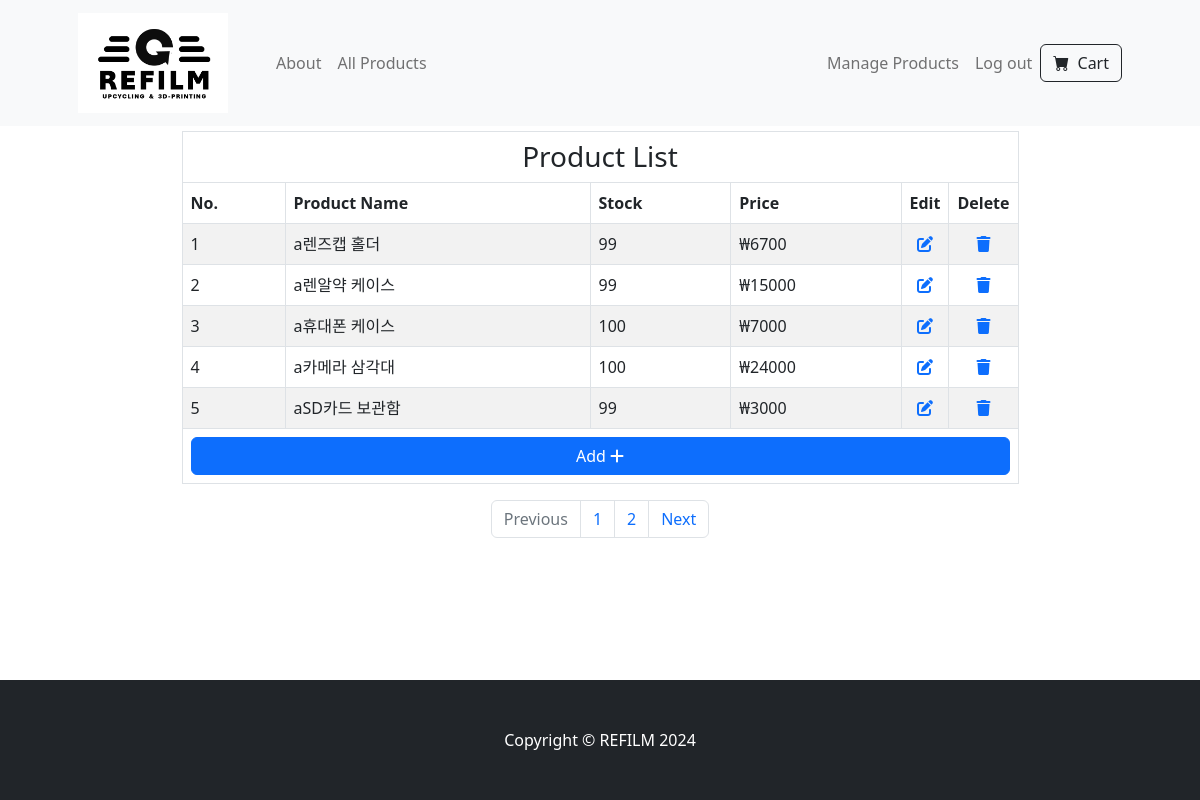
Page /manage (signed in) on the earlier database version.
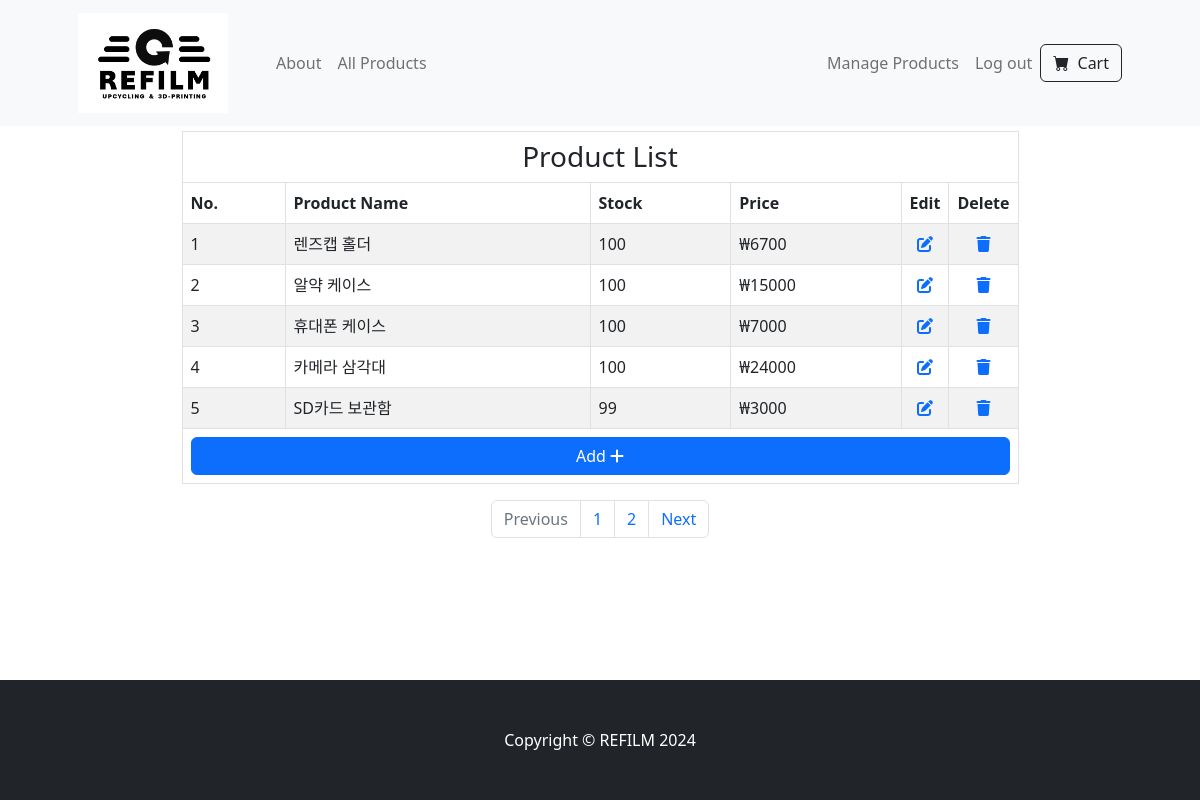
Same page on the later database version.
### tables this page shows
CREATE TABLE products (id INTEGER PRIMARY KEY AUTOINCREMENT NOT NULL, productname TEXT NOT NULL, quantity INTEGER NOT NULL, price INTEGER NOT NULL, image_extension TEXT, description TEXT);

### app.py (the view)
@app.route('/manage')
@login_required
def manage():
    all_product_length = len(db.execute("SELECT * FROM products"))
    page = int(request.args.get('page', 1))
    start = (page - 1) * PER_PAGE_MANAGE
    data, length = get_page_data(start, PER_PAGE_MANAGE)
    products = []
    for i in range(length):
        products.append({"index": i + 1 + start, "product_name": data[i]["productname"], "quantity": data[i]["quantity"], "price": data[i]["price"], "product_id":int(data[i]["id"])})
    pagination_links = make_pagination_link(all_product_length, PER_PAGE_MANAGE, 'manage')
    return render_template("manage.html", products=products, pagination_links=pagination_links, page=page)

### helpers.py (called while the page is built)
def login_required(f):
    @wraps(f)
    def decorated_function(*args, **kwargs):
        if session.get("user_id") is None:
            return redirect("/login")
        return f(*args, **kwargs)
    return decorated_function

def get_page_data(start, per_page_number):
    data = db.execute("SELECT * FROM products ORDER BY id desc LIMIT ? OFFSET ?", per_page_number, start)
    length = len(data)
    return data, length

def make_pagination_link(length, per_page_number, query_string):
    pagination_links = []
    total_pages = (length // per_page_number) + (length % per_page_number > 0)
    for num in range(1, total_pages + 1):
        link = url_for(f'{query_string}', page=num)  # Generate URL for each page
        pagination_links.append(link)
    return pagination_links

### templates/manage.html (shortened to what this page needs)
{% extends "layout.html" %}
{% block content %}
    <div class="container">
        <table class="table table-striped table-bordered mx-auto" style="width : 75%; height:fit-content; margin-top: 5px">
            <thead>
                <tr>
                    <th colspan="6" class="text-center h3">Product List</th>
                </tr>
                <tr>
                    <th>No.</th>
                    <th>Product Name</th>
                    <th>Stock</th>
                    <th>Price</th>
                    <th style="width:5%; text-align:center">Edit</th>
                    <th style="width:5%; text-align:center">Delete</th>
                </tr>
            </thead>
            <tbody>
                {% for product in products %}
                    <tr>
                        <td>{{ product.index }}</td>
                        <td>{{ product.product_name }}</td>
                        <td>{{ product.quantity }}</td>
                        <td>₩{{ product.price }}</td>
                        <td style="text-align:center"><a href="edit/{{ product.product_id }}"><i class="fa-solid fa-pen-to-square"></i></a></td>
                        <td style="text-align:center"><a href="delete/{{ product.product_id }}"><i class="fa-solid fa-trash"></i></a></td>
                    </tr>
                {% endfor %}
                <tr>
                    <th colspan="6"><a href="/add" class="btn btn-primary" style="width:100%; height:100%">Add <i class="fa-solid fa-plus"></i></a>  </th>
                </tr>
            </tbody>
        </table>
        <nav aria-label="Page navigation">
            <ul class="pagination justify-content-center">
                {% if page == 1 %}
                    <li class="page-item disabled">
                        <a class="page-link">Previous</a>
                    </li>
                {% else %}
                    <li class="page-item">
                        <a class="page-link" href="{{ url_for('manage', page=page-1) }}">Previous</a>
                    </li>
                {% endif %}
                {% for link in pagination_links %}
                    <li class="page-item">
                        <a class="page-link" href="{{ link }}">{{ loop.index }}</a>
                    </li>
                {% endfor %}
                {% if page >= pagination_links|length %}
                    <li class="page-item disabled">
                        <a class="page-link">Next</a>
                    </li>
                {% else %}
                    <li class="page-item">
                        <a class="page-link" href="{{ url_for('manage', page= page + 1) }}">Next</a>
                    </li>
                {% endif %}
            </ul>
        </nav>
    </div>
{% endblock %}

Differences in the rows shown:
changed products: product_name "a렌즈캡 홀더" → "렌즈캡 홀더"; quantity "99" → "100"
changed products: product_name "a렌알약 케이스" → "알약 케이스"; quantity "99" → "100"
changed products: product_name "a휴대폰 케이스" → "휴대폰 케이스"
changed products: product_name "a카메라 삼각대" → "카메라 삼각대"
changed products: product_name "aSD카드 보관함" → "SD카드 보관함"
